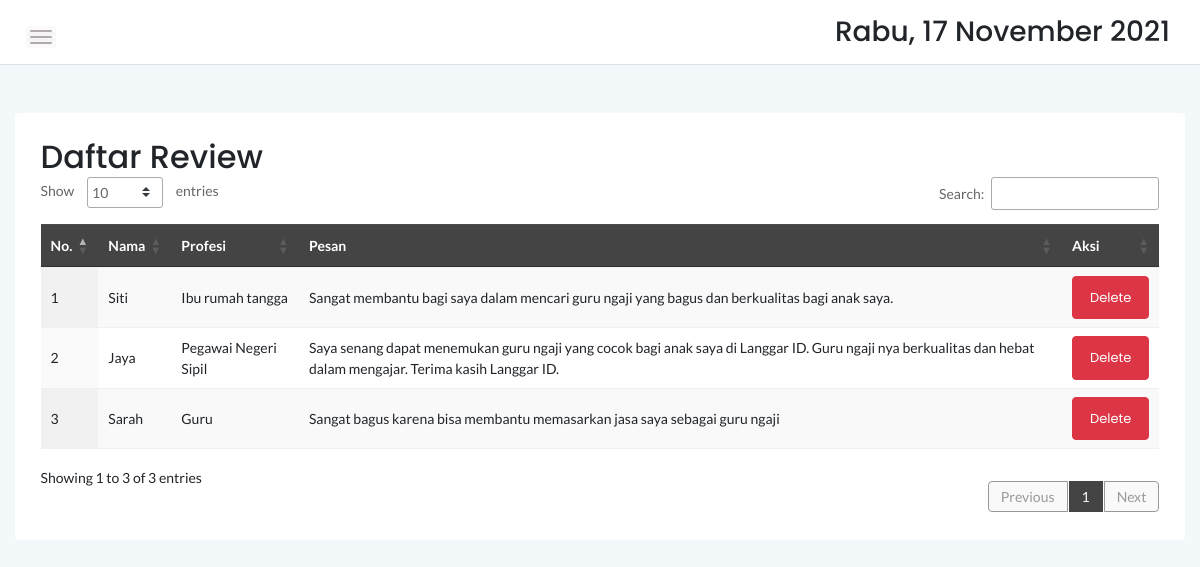
The app's page /admin/review.php (signed in) with its own data.
### tables this page shows
CREATE TABLE `review` (
  `id_review` int(11) NOT NULL,
  `nama` varchar(50) NOT NULL,
  `profesi` varchar(50) NOT NULL,
  `pesan` varchar(300) NOT NULL,
  `posted` datetime NOT NULL
);

### admin/review.php (the view, shortened to what this page needs)
<?php
	include '../koneksi.php';
	?>
<!doctype html>
<html class="no-js" lang="en">
<head>
    <link rel="stylesheet" href="assets/css/bootstrap.min.css">
    <link rel="stylesheet" href="assets/css/font-awesome.min.css">
    <link rel="stylesheet" href="assets/css/themify-icons.css">
    <link rel="stylesheet" href="assets/css/metisMenu.css">
    <link rel="stylesheet" href="assets/css/owl.carousel.min.css">
    <link rel="stylesheet" href="assets/css/slicknav.min.css">
    <link href="https://cdn.jsdelivr.net/npm/bootstrap@5.0.2/dist/css/bootstrap.min.css" rel="stylesheet">
    <link rel="stylesheet" href="https://www.amcharts.com/lib/3/plugins/export/export.css" type="text/css" media="all" />
	<link rel="stylesheet" type="text/css" href="https://cdn.datatables.net/1.10.20/css/jquery.dataTables.min.css">
    <link rel="stylesheet" type="text/css" href="https://cdn.datatables.net/1.10.20/css/jquery.dataTables.css">
    <link rel="stylesheet" type="text/css" href="https://cdn.datatables.net/1.10.20/css/dataTables.bootstrap4.min.css">
    <link rel="stylesheet" type="text/css" href="https://cdn.datatables.net/responsive/2.2.3/css/responsive.bootstrap.min.css">
    <link rel="stylesheet" type="text/css" href="https://cdn.datatables.net/responsive/2.2.3/css/responsive.jqueryui.min.css">
	<link rel="stylesheet" type="text/css" href="https://cdn.datatables.net/buttons/1.5.2/css/buttons.dataTables.min.css">
    <link rel="stylesheet" href="assets/css/typography.css">
    <link rel="stylesheet" href="assets/css/default-css.css">
    <link rel="stylesheet" href="assets/css/styles.css">
    <link rel="stylesheet" href="assets/css/responsive.css">
</head>
<body>
    <div class="page-container">
        <div class="main-content">
            <div class="header-area">
                <div class="row align-items-center">
                    <div class="col-md-6 col-sm-8 clearfix">
                        <div class="nav-btn pull-left">
                            <span></span>
                            <span></span>
                            <span></span>
                        </div>
                    </div>
                    <div class="col-md-6 col-sm-4 clearfix">
                        <ul class="notification-area pull-right">
                            <li><h3><div class="date">
						</b></div></h3>
						</li>
                        </ul>
                    </div>
                </div>
            </div>
            <div class="main-content-inner">
                <div class="row mt-5 mb-5">
                    <div class="col-12">
                        <div class="card">
                            <div class="card-body">
                                <div class="d-sm-flex justify-content-between align-items-center">
									<h2>Daftar Review</h2>
									</div>
                                    <div class="data-tables datatable-dark">
										 <table id="dataTable3" class="display" style="width:100%"><thead class="thead-dark">
											<tr>
												<th>No.</th>
												<th>Nama</th>
												<th>Profesi</th>
                                                <th>Pesan</th>
                                                <th>Aksi</th>
											</tr></thead><tbody>
											<?php
											$review=mysqli_query($conn,"SELECT * from review order by id_review ASC");
											$no=1;
											while($p=mysqli_fetch_array($review)){
												?>
												<tr>
													<td><?php echo $no++ ?></td>
													<td><?php echo $p['nama'] ?></td>
													<td><?php echo $p['profesi'] ?></td>
                                                    <td><?php echo $p['pesan'] ?></td>
                                                    <td><a class="btn btn-danger" href="delete.php?id_review=<?php echo $p['id_review']; ?>">Delete</a></td>
												</tr>
												<?php
											}
											?>
										</tbody>
										</table>
                                    </div>
								 </div>
                            </div>
                        </div>
                    </div>
                </div>
            </div>
        </div>
</body>
</html>

### records on screen
review: nama "Siti", profesi "Ibu rumah tangga", pesan "Sangat membantu bagi saya dalam mencari guru ngaji yang bagus dan berkualitas bagi anak saya."
review: nama "Jaya", profesi "Pegawai Negeri Sipil", pesan "Saya senang dapat menemukan guru ngaji yang cocok bagi anak saya di Langgar ID. Guru ngaji nya berkualitas dan hebat dalam mengajar. Terima kasih Langgar ID."
review: nama "Sarah", profesi "Guru", pesan "Sangat bagus karena bisa membantu memasarkan jasa saya sebagai guru ngaji"
